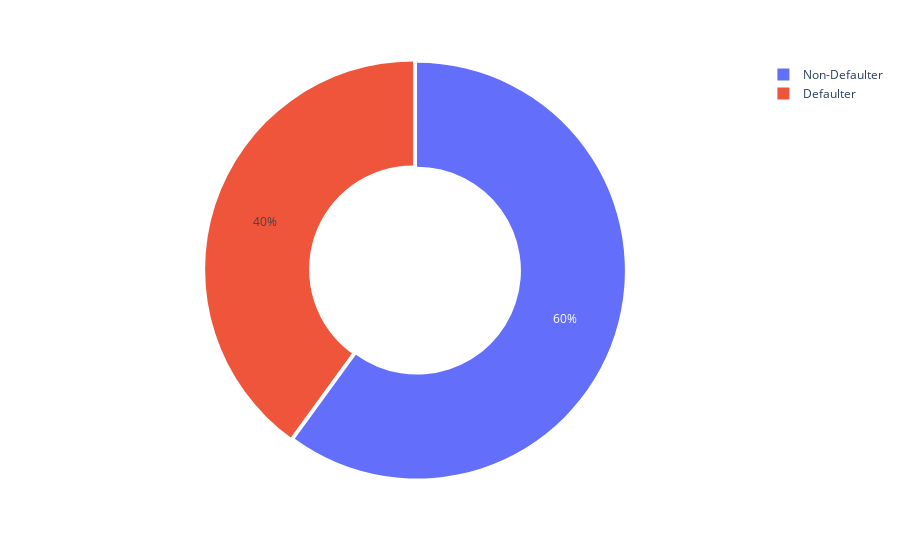

This figure's notebook cell:
### Markdown cell above
Let me check How many people defaulted on loan.

### Code cell
temp_df = eda_df.loan_default.value_counts()
fig = px.pie(temp_df,names=['Non-Defaulter','Defaulter'],values = 'loan_default',hole = 0.5)
fig.update_traces(pull=0.01)
fig

### Figure 1 — Plotly figure (JSON) as saved in the notebook; plotly's stock layout.template omitted (floating-point values rounded to 4 significant figures)
{"data": [{"domain": {"x": [0.0, 1.0], "y": [0.0, 1.0]}, "hole": 0.5, "hovertemplate": "label=%{label}<br>loan_default=%{value}<extra></extra>", "labels": ["Non-Defaulter", "Defaulter"], "legendgroup": "", "name": "", "pull": 0.01, "showlegend": true, "type": "pie", "values": [4200, 2800]}], "layout": {"legend": {"tracegroupgap": 0}, "margin": {"t": 60}}}
